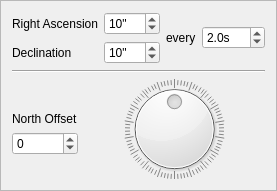
<?xml version="1.0" encoding="UTF-8"?>
<ui version="4.0">
 <class>GuiderParameters</class>
 <widget class="QFrame" name="GuiderParameters">
  <property name="geometry">
   <rect>
    <x>0</x>
    <y>0</y>
    <width>198</width>
    <height>171</height>
   </rect>
  </property>
  <property name="windowTitle">
   <string>Frame</string>
  </property>
  <property name="frameShape">
   <enum>QFrame::StyledPanel</enum>
  </property>
  <property name="frameShadow">
   <enum>QFrame::Raised</enum>
  </property>
  <layout class="QGridLayout" name="gridLayout">
   <item row="2" column="1" rowspan="2">
    <widget class="QDial" name="northoffset_dial">
     <property name="sizePolicy">
      <sizepolicy hsizetype="MinimumExpanding" vsizetype="MinimumExpanding">
       <horstretch>0</horstretch>
       <verstretch>0</verstretch>
      </sizepolicy>
     </property>
     <property name="minimum">
      <number>-180</number>
     </property>
     <property name="maximum">
      <number>180</number>
     </property>
     <property name="wrapping">
      <bool>true</bool>
     </property>
     <property name="notchesVisible">
      <bool>true</bool>
     </property>
    </widget>
   </item>
   <item row="0" column="0" colspan="2">
    <layout class="QHBoxLayout" name="parameters_layout">
     <property name="sizeConstraint">
      <enum>QLayout::SetFixedSize</enum>
     </property>
     <item>
      <layout class="QFormLayout" name="formlayout">
       <property name="sizeConstraint">
        <enum>QLayout::SetFixedSize</enum>
       </property>
       <item row="0" column="0">
        <widget class="QLabel" name="ra_label">
         <property name="text">
          <string>Right Ascension</string>
         </property>
        </widget>
       </item>
       <item row="0" column="1">
        <widget class="QSpinBox" name="ra_spinbox">
         <property name="suffix">
          <string>&quot;</string>
         </property>
         <property name="minimum">
          <number>-100</number>
         </property>
         <property name="maximum">
          <number>100</number>
         </property>
         <property name="value">
          <number>10</number>
         </property>
        </widget>
       </item>
       <item row="1" column="0">
        <widget class="QLabel" name="dec_label">
         <property name="text">
          <string>Declination</string>
         </property>
        </widget>
       </item>
       <item row="1" column="1">
        <widget class="QSpinBox" name="dec_spinBox">
         <property name="suffix">
          <string>&quot;</string>
         </property>
         <property name="minimum">
          <number>-100</number>
         </property>
         <property name="maximum">
          <number>100</number>
         </property>
         <property name="value">
          <number>10</number>
         </property>
        </widget>
       </item>
      </layout>
     </item>
     <item>
      <widget class="QLabel" name="every_label">
       <property name="text">
        <string>every</string>
       </property>
      </widget>
     </item>
     <item>
      <widget class="QDoubleSpinBox" name="seconds_spinbox">
       <property name="suffix">
        <string>s</string>
       </property>
       <property name="decimals">
        <number>1</number>
       </property>
       <property name="minimum">
        <double>0.100000000000000</double>
       </property>
       <property name="value">
        <double>2.000000000000000</double>
       </property>
      </widget>
     </item>
    </layout>
   </item>
   <item row="3" column="0" alignment="Qt::AlignTop">
    <widget class="QSpinBox" name="northoffset_spinbox">
     <property name="sizePolicy">
      <sizepolicy hsizetype="Minimum" vsizetype="MinimumExpanding">
       <horstretch>0</horstretch>
       <verstretch>0</verstretch>
      </sizepolicy>
     </property>
     <property name="minimum">
      <number>-180</number>
     </property>
     <property name="maximum">
      <number>180</number>
     </property>
    </widget>
   </item>
   <item row="2" column="0" alignment="Qt::AlignBottom">
    <widget class="QLabel" name="northoffset_label">
     <property name="sizePolicy">
      <sizepolicy hsizetype="Preferred" vsizetype="MinimumExpanding">
       <horstretch>0</horstretch>
       <verstretch>0</verstretch>
      </sizepolicy>
     </property>
     <property name="text">
      <string>North Offset</string>
     </property>
    </widget>
   </item>
   <item row="1" column="0" colspan="2">
    <widget class="Line" name="line">
     <property name="orientation">
      <enum>Qt::Horizontal</enum>
     </property>
    </widget>
   </item>
  </layout>
 </widget>
 <resources/>
 <connections>
  <connection>
   <sender>northoffset_spinbox</sender>
   <signal>valueChanged(int)</signal>
   <receiver>northoffset_dial</receiver>
   <slot>setValue(int)</slot>
   <hints>
    <hint type="sourcelabel">
     <x>28</x>
     <y>118</y>
    </hint>
    <hint type="destinationlabel">
     <x>90</x>
     <y>105</y>
    </hint>
   </hints>
  </connection>
  <connection>
   <sender>northoffset_dial</sender>
   <signal>valueChanged(int)</signal>
   <receiver>northoffset_spinbox</receiver>
   <slot>setValue(int)</slot>
   <hints>
    <hint type="sourcelabel">
     <x>89</x>
     <y>135</y>
    </hint>
    <hint type="destinationlabel">
     <x>29</x>
     <y>126</y>
    </hint>
   </hints>
  </connection>
 </connections>
</ui>
